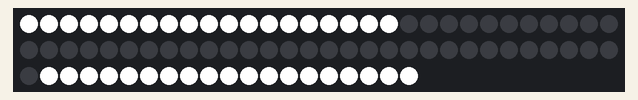
This sketch was run on a simulated Arduino Uno, built with avr-gcc and run on an emulated ATmega328P. On the bench: 80 RGB LEDs in strip order, left to right, continuing on the next row. Dim RGB values are drawn brighter than linear; random numbers use the default seed unless the sketch sets one.

Above: at 0.45 s.
At 4.43 s:
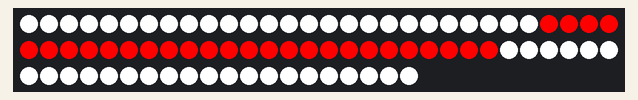
At 8.43 s:
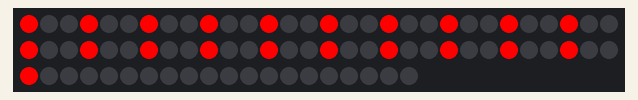
At 11.69 s:
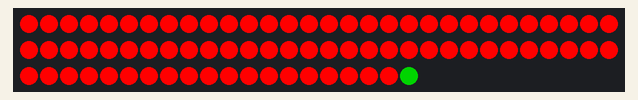
At 16.7 s:
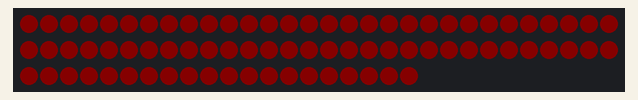
At 33.3 s:
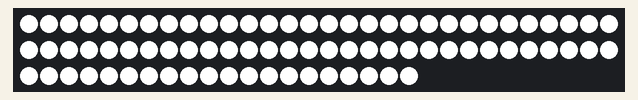

The sketch:

robo_led_project.ino
```cpp
//Import and use FastLED lib
#include "FastLED.h"
//Total Number of LEDS. Change if Nessessary
#define NUM_LEDS 80
CRGB leds[NUM_LEDS];

//DO NOT CHANGE BELOW
unsigned int mode = 2;

#define DATA_PIN 3
#define CLOCK_PIN 4
#define MAX_BRIGHTNESS 255


//EDIT AS NESSESSARY
void setup()
{
  FastLED.addLeds<WS2801, DATA_PIN, CLOCK_PIN, RGB>(leds, NUM_LEDS);
  Serial.begin(9600);
}

void loop()
{
  int r = rand()%7;
  switch (mode)
  {
    case 0:
      color_chase(CRGB::Red, 10);
      color_chase(CRGB::Green, 10);
      color_chase(CRGB::White, 10);
      mode = 1;
      break;
    case 1:
      missing_dot_chase(CRGB::Red, 25);
      missing_dot_chase(CRGB::Green, 25);
      missing_dot_chase(CRGB::White, 25);
      mode= 2;
      break;
    case 2:
      bounce_colors(CRGB::White, CRGB::Green, 15);
      bounce_colors(CRGB::Red, CRGB::White, 15);
      bounce_colors(CRGB::Green, CRGB::Red, 15);
      bounce_colors(CRGB::White, CRGB::Green, 15);
      bounce_colors(CRGB::Red, CRGB::White, 15);
      bounce_colors(CRGB::Green, CRGB::Red, 15);
      mode = 4;
      break;
    case 4:
      three_pair(CRGB::Red, CRGB::Green, CRGB::White, 25);
      mode = 5;
      break;
    case 5:
      wipe(CRGB::Red, 20);
      wipe(CRGB::Green, 20);
      wipe(CRGB::White, 20);
      mode = 6;
      break;
    case 6:
      fade_to(CRGB::White, CRGB::Red, 5);
      fade_to(CRGB::Red, CRGB::Green, 5);
      fade_to(CRGB::Green, CRGB::White, 5);
      mode = 0;
      break;
    default:
      color_chase(CRGB::Red, 50);
      color_chase(CRGB::Green, 50);
      color_chase(CRGB::White, 50);
      break;
  }
}
//ADD CUSTOM FUNCTIONS BELOW
//AndyMark Pre-built
void color_chase(uint32_t color, uint8_t wait)
{
  //Turns LEDs off
  FastLED.clear();
  //Sets all brightnesses
  FastLED.setBrightness(MAX_BRIGHTNESS);
  //Individual LED control
  for(int led_number = 0; led_number < NUM_LEDS; led_number++)
  {
    //Sets a color to a defined LED
    leds[led_number] = color;
    //Turns any set LEDs on
    FastLED.show();
    //Wait
    delay(wait);
    //Sets the LED to black (Off)
    //leds[i] = 0xFF00FF  -- Sets a color via hexcode
    //leds[i] = CRGB::HotPink -- Sets a color via HTML
    //leds[i].setRGB(r,g,b) -- Sets a color via raw values where r,g,b=[0,255]
    leds[led_number] = CRGB::Black;
  }
}

void missing_dot_chase(uint32_t color, uint8_t wait)
{
  fill_solid(leds, NUM_LEDS, color);
    for(int led_number = 0; led_number<NUM_LEDS; led_number++)
    {
      leds[led_number] = CRGB::Black;
      if(led_number > 0 && led_number < NUM_LEDS)
      {
        leds[led_number-1] = color;
      }
      FastLED.show();
      delay(wait);
    }
}

void bounce_colors(uint32_t colorA, uint32_t colorB, uint8_t time)
{
  for(int offset = 0; offset<(NUM_LEDS/2); offset++)
  {
    leds[offset] = colorA;
    leds[(NUM_LEDS-1)-offset] = colorA;
    delay(time);
    FastLED.show();
  }
  for(int offset = NUM_LEDS/2; offset>0; offset--)
  {
    leds[offset] = colorB;
    leds[(NUM_LEDS-1)-offset] = colorB;
    delay(time);
    FastLED.show();
  }
}

void three_pair(uint32_t colorA, uint32_t colorB, uint32_t colorC, uint8_t time)
{
  fill_solid(leds, NUM_LEDS, CRGB::Black);
  for(int i = 0; i<NUM_LEDS; i+=3){
    leds[i] = colorA;
    delay(time);
    FastLED.show();
  }
  for(int i = 1; i<NUM_LEDS; i+=3){
    leds[i] = colorB;
    delay(time);
    FastLED.show();
  }
  for(int i = 2; i<NUM_LEDS; i+=3){
    leds[i] = colorC;
    delay(time);
    FastLED.show();
  }
  delay(50);
}

void wipe(uint32_t color, uint8_t time)
{
  for(int i = 0; i<NUM_LEDS; i++)
  {
    leds[i] = color;
    delay(time);
    FastLED.show();
  }
}

void fade_to(uint32_t colorA, uint32_t colorB, uint8_t time)
{
  fill_solid(leds, NUM_LEDS, colorA);
  FastLED.setBrightness(MAX_BRIGHTNESS);
  for(int i = MAX_BRIGHTNESS; i>0; i--){
    FastLED.setBrightness(i);
    delay(time);
    FastLED.show();
  }
  fill_solid(leds, NUM_LEDS, colorB);
  delay(time);
  for(int i = 0; i<MAX_BRIGHTNESS; i++){
    FastLED.setBrightness(i);
    delay(time);
    FastLED.show();
  }
}
```
